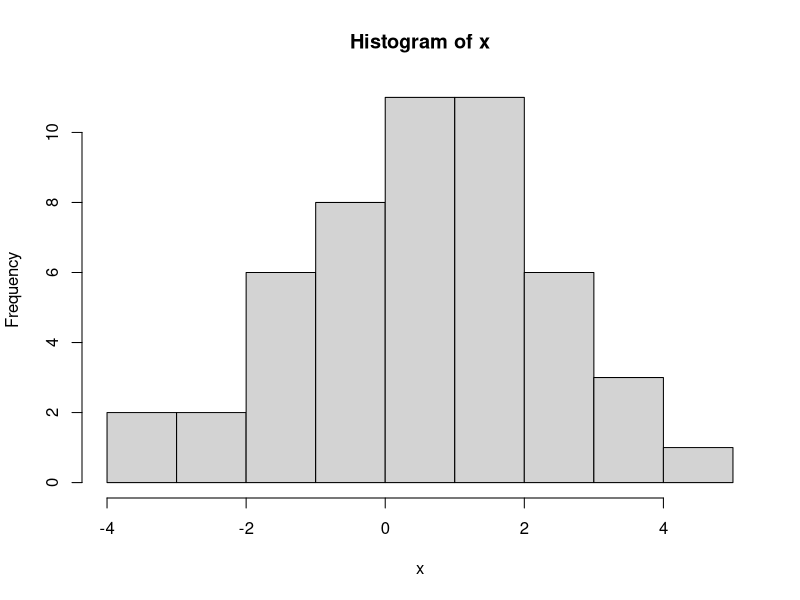
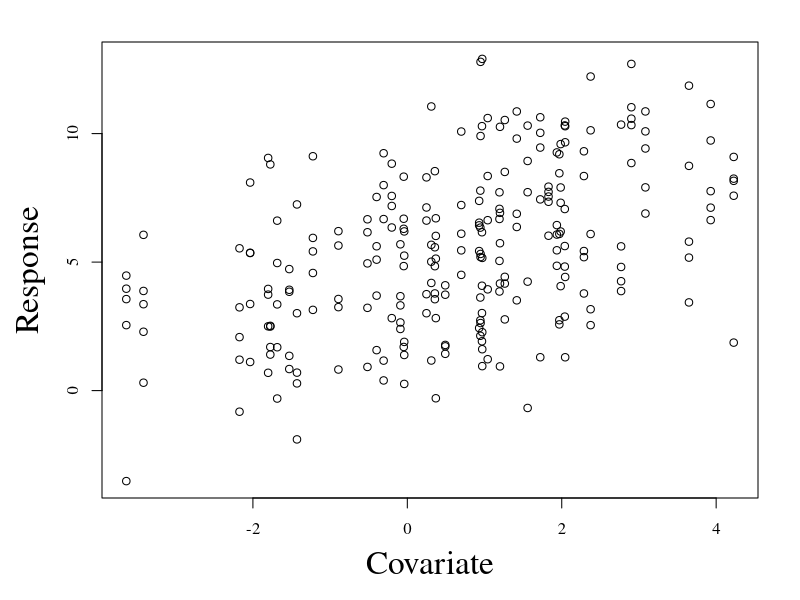

These charts were generated, in order, by the following R code:
## ---- chunk 1
knitr::opts_chunk$set(echo = TRUE)
## ---- chunk 2
#########################################################################
# group number, cluster size
#########################################################################
groups <- 50
cluster <- 5

#########################################################################
# generate random groupse
#########################################################################
random <- seq(1,groups,1)                               # 100 random groups
data <- data.frame(rep(random, each = cluster))            # build a data.frame with 10 observations per cluster

#########################################################################
# generate 100 covariate values
#########################################################################
x <- rnorm(groups, 0, 2); hist(x)
data[,2] <- NA

#########################################################################
# assign covariate values to groups... all the same
#########################################################################
for (i in 1:nrow(data)){
  data[i,2] <- x[data[i,1]]
}

#########################################################################
# generate data with noise
#########################################################################
alpha <- 5
beta <- 1
data[,3] <- alpha + data[,2] * beta + rnorm(groups * cluster, 0, 3) 

par(family = 'serif', mar = c(5.1,5.1,2.1,2.1))
plot(data[,3] ~ data[,2], ylab = 'Response', xlab = 'Covariate', cex.lab = 2)

#########################################################################
# assign less ridiculous column names
#########################################################################
colnames(data) <- c('group', 'covariate', 'response')

library(lme4)
summary(lmer(response ~ covariate + (1|group), data = data))
